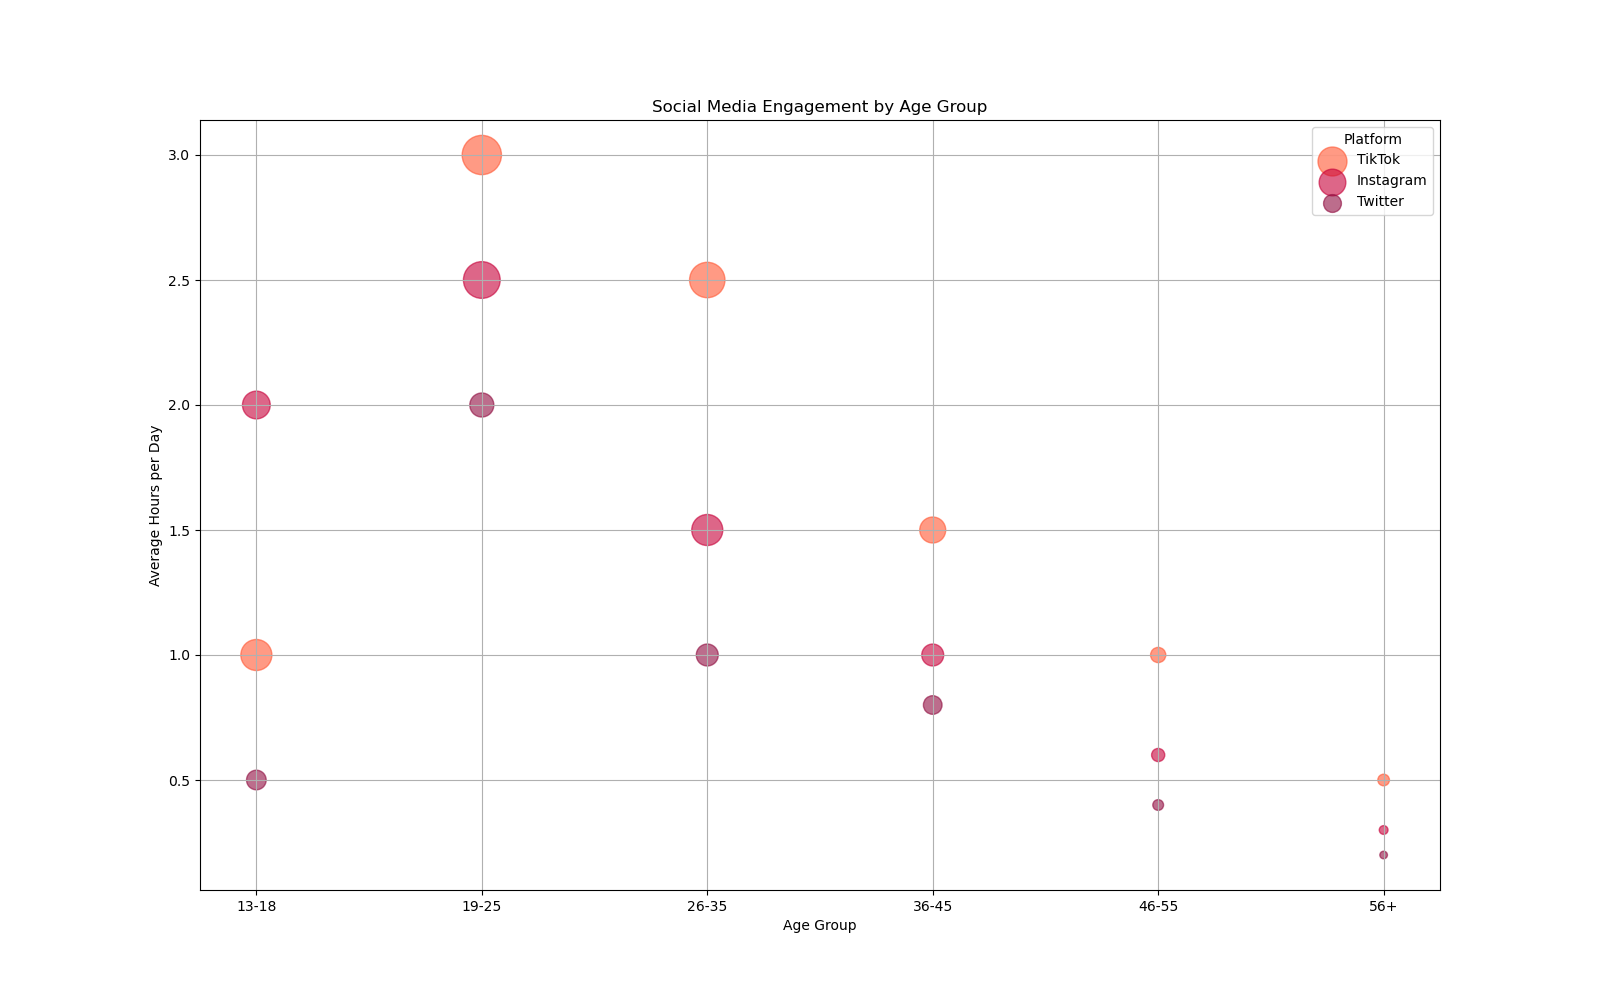

Generate this figure with Python:

import matplotlib.pyplot as plt
import pandas as pd

data = {
    "Age Group": ["13-18", "13-18", "13-18", "19-25", "19-25", "19-25", 
                  "26-35", "26-35", "26-35", "36-45", "36-45", "36-45",
                  "46-55", "46-55", "46-55", "56+", "56+", "56+"],
    "Hours per day": [1, 2, 0.5, 3, 2.5, 2, 2.5, 1.5, 1, 1.5, 1, 0.8, 1, 0.6, 0.4, 0.5, 0.3, 0.2],
    "Number of Users": [500000, 400000, 200000, 800000, 700000, 300000, 
                        650000, 500000, 250000, 350000, 250000, 180000,
                        120000, 90000, 60000, 70000, 40000, 30000],
    "Platform": ["TikTok", "Instagram", "Twitter", "TikTok", 
                 "Instagram", "Twitter", "TikTok", "Instagram", 
                 "Twitter", "TikTok", "Instagram", "Twitter", 
                 "TikTok", "Instagram", "Twitter", "TikTok", 
                 "Instagram", "Twitter"]
}
df = pd.DataFrame(data)

platform_colors = {
    'TikTok': '#FF5733',
    'Instagram': '#C70039',
    'Twitter': '#900C3F'
}

plt.figure(figsize=(16, 10))
for platform in df['Platform'].unique():
    subset = df[df['Platform'] == platform]
    plt.scatter(
        subset['Age Group'], 
        subset['Hours per day'], 
        s=subset['Number of Users']/1000, 
        alpha=0.6,
        color=platform_colors[platform],
        label=platform
    )

plt.title('Social Media Engagement by Age Group')
plt.xlabel('Age Group')
plt.ylabel('Average Hours per Day')
plt.legend(title='Platform', loc='upper right')
plt.grid(True)
plt.show()
